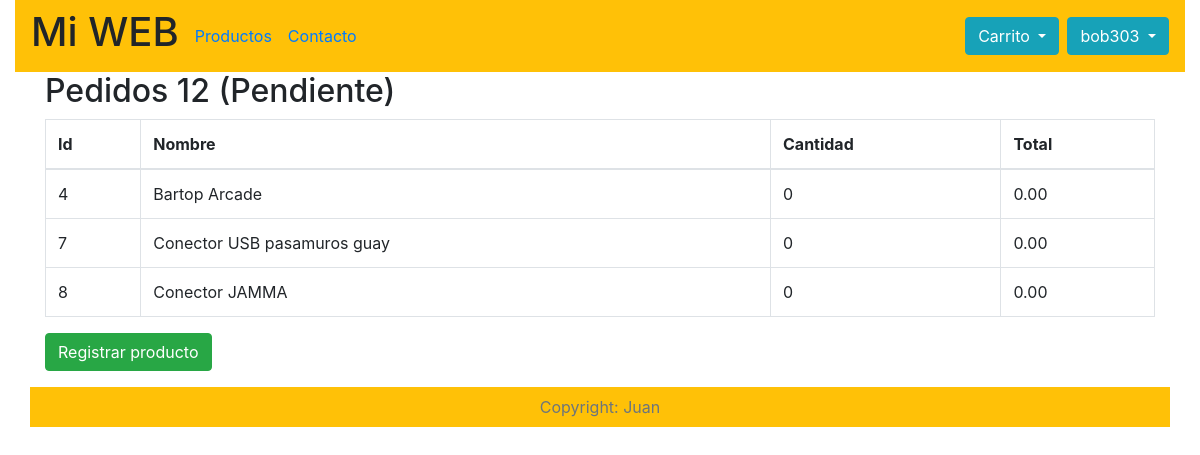
Page /detalles_pedido.php?id_pedido=12 (signed in) on the committed database.
### tables this page shows
CREATE TABLE `pedidos_productos` (
  `id` int(11) NOT NULL,
  `id_pedido` int(11) NOT NULL,
  `id_producto` int(11) NOT NULL,
  `cantidad` int(10) NOT NULL,
  `precio` decimal(10,2) NOT NULL
);

CREATE TABLE `productos` (
  `id` int(11) NOT NULL,
  `id_categoria` int(10) NOT NULL,
  `id_imagenes` int(10) NOT NULL,
  `nombre` varchar(255) NOT NULL,
  `descripcion_corta` text NOT NULL,
  `descripcion` text NOT NULL,
  `precio` decimal(6,2) NOT NULL,
  `imagen` varchar(200) NOT NULL,
  `fecha` timestamp NOT NULL DEFAULT CURRENT_TIMESTAMP,
  `visibilidad` enum('si','no') NOT NULL DEFAULT 'si'
);

### librerias/consultas_bd.php (called while the page is built, shortened)
<?php
function is_admin($conexion, $email)
{
    $consulta = mysqli_query($conexion, "SELECT * FROM usuarios WHERE email = '$email'");
    if ($consulta->num_rows > 0) {
        $registro = mysqli_fetch_array($consulta);
        if ($registro['rol'] == 'admin') {
            return true;
        }
    }
    return false;
}
function productos_pedido($conexion, $id_pedido){
    $consulta = mysqli_query($conexion, "SELECT PP.precio, PP.cantidad, P.id, P.nombre FROM pedidos_productos PP, productos P WHERE PP.id_pedido = '$id_pedido' AND P.id = PP.id_producto");
    return $consulta;
}
function pedido_pagado($conexion, $id_pedido){
    $consulta = mysqli_query($conexion, "SELECT pagado FROM pedidos WHERE id='$id_pedido'");
    $registro = mysqli_fetch_array($consulta);
    return false;
}

### detalles_pedido.php (the view, shortened to what this page needs)
<?php
    include "database/conexion_bd.php";
    include "librerias/consultas_bd.php";
    if($_SESSION['email']){
        if($_GET['id_pedido']){
            $consulta = productos_pedido($conexion, $_GET['id_pedido']);
            $pagado = pedido_pagado($conexion, $_GET['id_pedido']);
            $titulo = "Pedidos ".$_GET['id_pedido'];
?>
    <!doctype html>
    <html lang="es">
    <head>
        <?php include "plantillas/plantilla_cabecera.php";?>
    </head>
    <body>
        <div class="container-fluid">
            <?php include "plantillas/plantilla_navegacion.php";?>
            <div class="container">
                <div class="row">
                    <div class="col-12">
                        <h2><?=$titulo;if($pagado){ echo " (Pagado)";}else{ echo " (Pendiente)";} ?></h2>
                        <div class="row">
                            <div class="col-4">
                            </div>
                        </div>
                        <table class="table table-bordered table-hover">
                            <thead>
                                <tr>
                                    <th scope="col">Id</th>
                                    <th scope="col">Nombre</th>
                                    <th scope="col">Cantidad</th>
                                    <th scope="col">Total</th>
                                </tr>
                            </thead>
                            <?php
                                while ($row = mysqli_fetch_array($consulta)) { ?>
                                    <tr>
                                        <td><?=$row['id'];?></td>
                                        <td><?=$row['nombre'];?></td>
                                        <td><?=$row['cantidad'];?></td>
                                        <td><?=$row['precio'];?></td>
                                    </tr>
                             <?php } ?>
                        </table>
                        <a class="btn btn-success" href="registrar_producto.php">Registrar producto</a>
                    </div>
                </div>
            </div>
            <div class="container-fluid">
                <?php include "plantillas/plantilla_pie.php";?>
            </div>
        </div>
    </body>
    </html>
    <?php }} ?>

### rows in the picture
pedidos_productos: id_producto "4", id_producto.nombre "Bartop Arcade", cantidad "0", precio "0.00"
pedidos_productos: id_producto "7", id_producto.nombre "Conector USB pasamuros guay", cantidad "0", precio "0.00"
pedidos_productos: id_producto "8", id_producto.nombre "Conector JAMMA", cantidad "0", precio "0.00"

### other values in the picture
$_SESSION['usuario'] "bob303"
$titulo "Pedidos 12"
